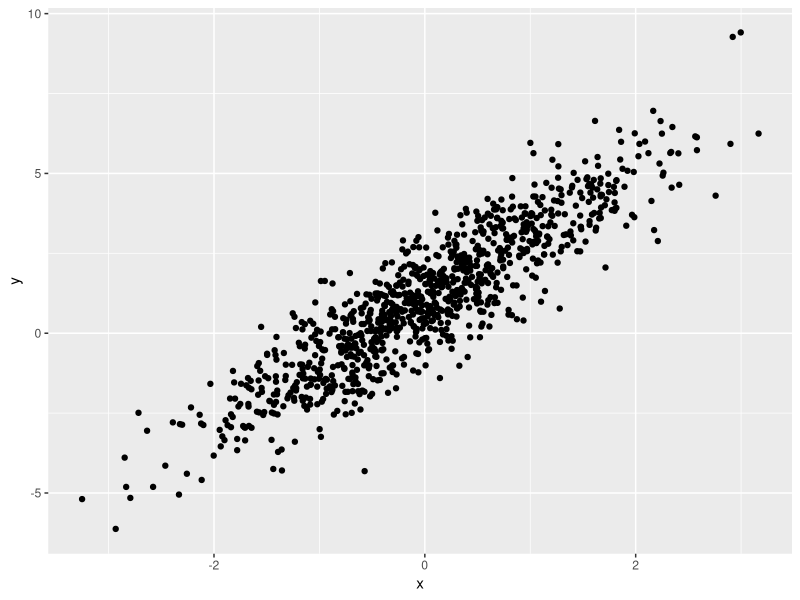
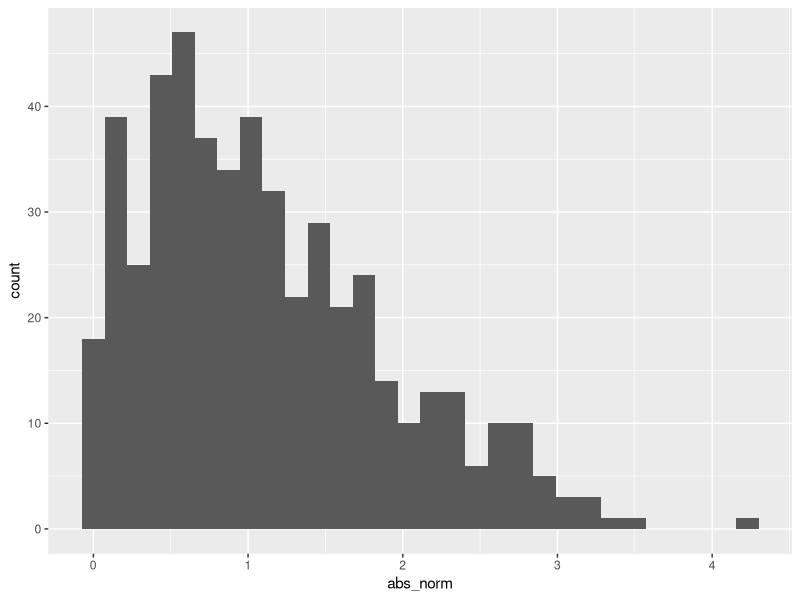

Reproduce these figures in R, in order.
## ---- chunk 1
library(tidyverse)
## ---- chunk 2
samp = rnorm(100)
length(samp)
## ---- chunk 3
##write note if you want
# chunk_scatterplot=name the code chunk
#eval=false =pass the code
#message OR echo=FALSE

plot_df=
  tibble(
    x = rnorm(n = 1000),
    y = 1 + 2 * x + rnorm(n = 1000)
  )
ggplot(plot_df,aes(x=x,y=y))+geom_point()
## ---- chunk 4
 la_df=
  tibble(
    norm = rnorm(n = 500, mean=1),
    logical= norm > 0,
    abs_norm=abs(norm)
  )

ggplot(la_df,aes(x=abs_norm))+geom_histogram()

